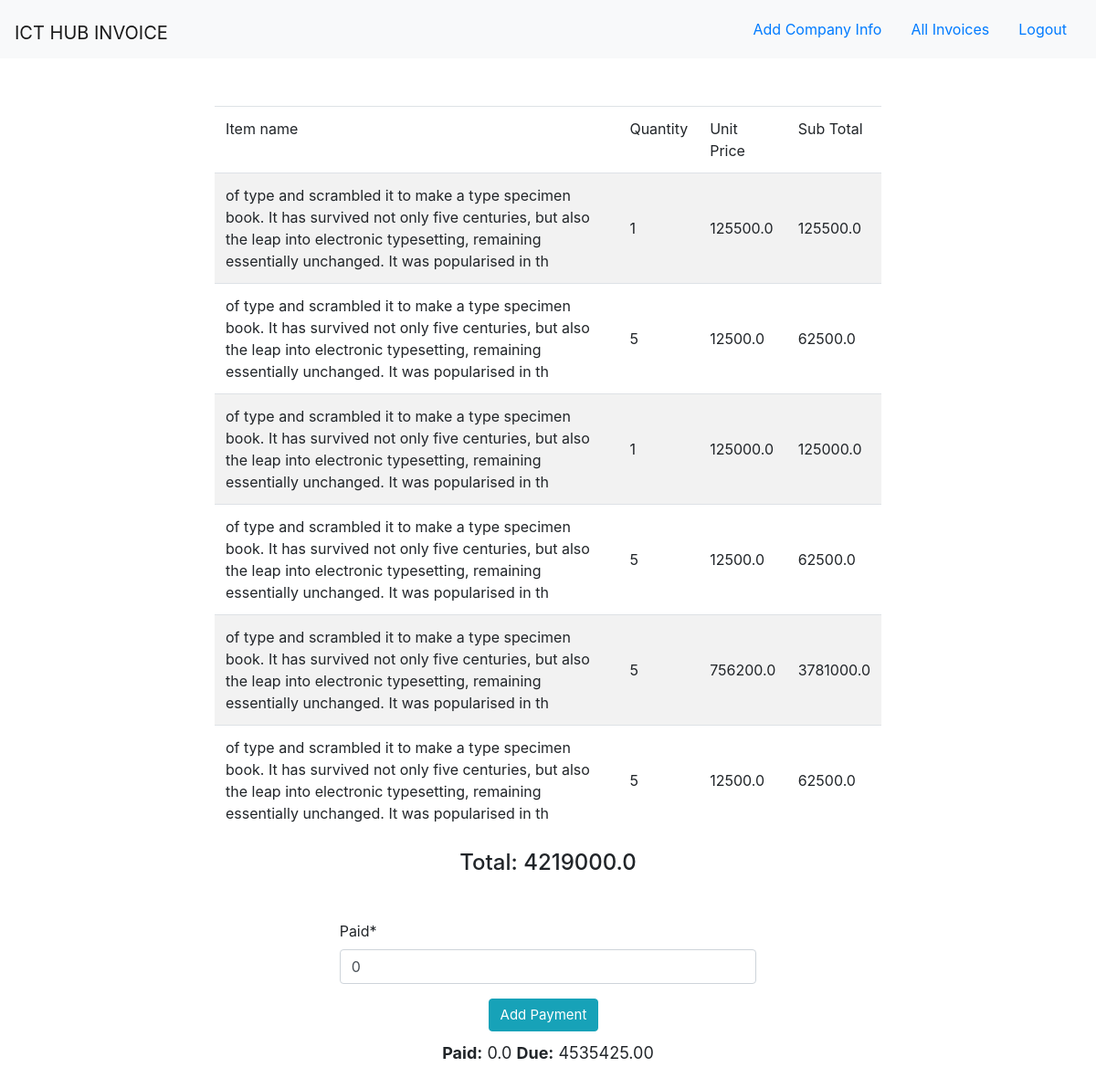
The page /invoice/edit/30 (signed in) on the database as committed earlier.
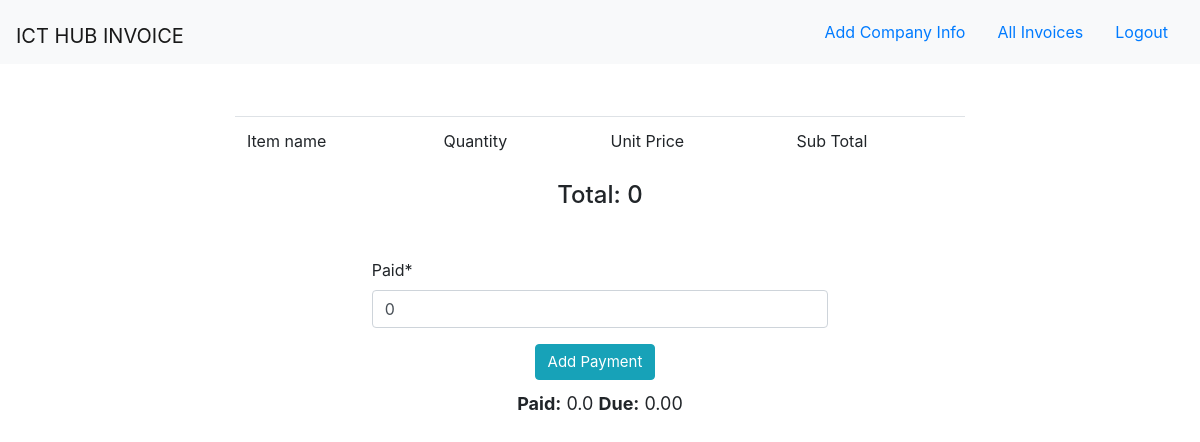
The same page on the database as committed later.
### customer/models.py (models this page shows, shortened)
class ProductInfo(models.Model):
    invoice_id = models.ForeignKey(InvoiceInfo, on_delete=models.CASCADE)
    item_name = models.CharField(max_length=200)
    quantity = models.PositiveIntegerField()
    unit_price = models.FloatField()
    sub_total = models.FloatField(editable=False, blank=True, null=True)
    created_on = models.DateTimeField(auto_now=False, auto_now_add=True)

class InvoiceInfo(models.Model):
    company_id = models.ForeignKey(CustomerCompanyInfo, on_delete=models.CASCADE)
    invoice_number = models.IntegerField(editable=False, unique=True)
    total = models.FloatField(editable=False, blank=True, null=True)
    tax = models.FloatField(editable=False, blank=True, null=True)
    paid = models.FloatField(editable=True, blank=False, default=0)
    grand_total = models.FloatField(editable=False, blank=True, null=True)
    issue_date = models.DateField(auto_now=False, auto_now_add=True)
    due_date = models.DateField(auto_now=False, auto_now_add=False)

### customer/views.py (the view, shortened to what this page needs)
# urls.py: path('invoice/edit/<int:id>', views.edit_invoice, name='edit-invoice'),
def edit_invoice(request, id):
    if request.user.is_authenticated:
        invoice = InvoiceInfo.objects.get(pk=id)
        print(invoice.paid)
        items = ProductInfo.objects.all().filter(invoice_id=invoice)
        total = 0
        for i in items:
            total = total + i.sub_total
        form2 = CreatePaidForm(request.POST or None)
        context = {
            "items": items,
            "total": total,
            "inv": invoice,
            "form2": form2,
        }
        return render(request, 'edit_invoice.html', context)
    else:
        return HttpResponseNotFound('<h1 style="text-align:center;">You are not eligible to see this page <br> DO '
                                    '<a href="/">LOGIN</a></h1>')

### customer/forms.py
class CreatePaidForm(forms.ModelForm):
    class Meta:
        model = InvoiceInfo
        fields = [
            'paid',
        ]

### templates/edit_invoice.html (shortened to what this page needs)
{% extends 'base.html' %}
{% load crispy_forms_filters %}
{% load django_template_maths %}
{% block content %}
<nav class="navbar navbar-light bg-light">
      <a href="{% url 'all_invoice' %}" class="navbar-brand mr-auto mt-2">ICT HUB INVOICE</a>
      <a class="nav-link ml-0" href="{% url 'customer-company' %}">Add Company Info</a>
      <a class="nav-link ml-0" href="{% url 'all_invoice' %}">All Invoices</a>
      <a class="nav-link ml-0" href="{% url 'logout' %}">Logout</a>
</nav>
<div class="container my-5">
    <div class="row">
        <div class="col-md-8 offset-2 mt-1">
            <table class="table table-striped">
            <thead>
                <tr>
                    <td style="">Item name</td>
                    <td style="">Quantity</td>
                    <td style="">Unit Price</td>
                    <td style="">Sub Total</td>
                </tr>
            </thead>
            <tbody>
                {% for item in items %}
                <tr>
                    <td style="vertical-align: middle;!important">{{ item.item_name }}</td>
                    <td style="vertical-align: middle;!important">{{ item.quantity }}</td>
                    <td style="vertical-align: middle;!important">{{ item.unit_price }}</td>
                    <td style="vertical-align: middle;!important">{{ item.sub_total }}</td>
                </tr>
                {% endfor %}
            </tbody>
        </table>
        <div class="well">
            <h4 class="text-center">Total: {{ total }}</h4>
        </div>
                <div class="col-md-8 offset-2 mt-5">
                    <form method="post">
                    {{ form2|crispy }}
                    <div class="text-center">
                        <button class="btn btn-info" style="font-size: 15px;margin-right: 10px;">Add Payment</button>
                        <p style="margin-top:10px;font-size:18px;"><b>Paid:</b> {{ inv.paid }} <b>Due:</b> {{ inv.grand_total|floatformat:2 }}</p>
                    </div>
                    </form>
                </div>
        </div>
    </div>
</div>
{% endblock content %}

Rows that differ between the two databases and show on the page:
removed ProductInfo: item_name "of type and scrambled it to make a type specimen book. It has survived not only five centuries, but also the leap into electronic typesetting, remaining essentially unchanged. It was popularised in th", quantity "1", unit_price "125500.0", sub_total "125500.0"
removed ProductInfo: item_name "of type and scrambled it to make a type specimen book. It has survived not only five centuries, but also the leap into electronic typesetting, remaining essentially unchanged. It was popularised in th", quantity "5", unit_price "12500.0", sub_total "62500.0"
removed ProductInfo: item_name "of type and scrambled it to make a type specimen book. It has survived not only five centuries, but also the leap into electronic typesetting, remaining essentially unchanged. It was popularised in th", quantity "1", unit_price "125000.0", sub_total "125000.0"
removed ProductInfo: item_name "of type and scrambled it to make a type specimen book. It has survived not only five centuries, but also the leap into electronic typesetting, remaining essentially unchanged. It was popularised in th", quantity "5", unit_price "12500.0", sub_total "62500.0"
removed ProductInfo: item_name "of type and scrambled it to make a type specimen book. It has survived not only five centuries, but also the leap into electronic typesetting, remaining essentially unchanged. It was popularised in th", quantity "5", unit_price "756200.0", sub_total "3781000.0"
removed ProductInfo: item_name "of type and scrambled it to make a type specimen book. It has survived not only five centuries, but also the leap into electronic typesetting, remaining essentially unchanged. It was popularised in th", quantity "5", unit_price "12500.0", sub_total "62500.0"
changed InvoiceInfo: grand_total "4535425.00" → "0.00"
Other text that changed with them:
{{ total }}: "4219000.0" → "0"
